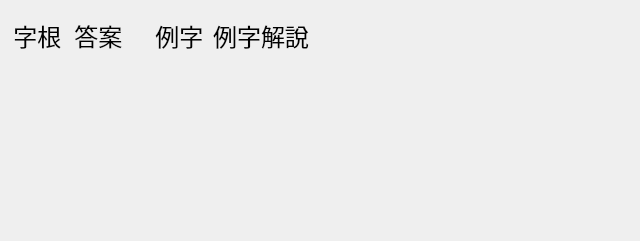
<?xml version="1.0" encoding="UTF-8"?>
<ui version="4.0">
 <class>Etymon</class>
 <widget class="QWidget" name="Etymon">
  <property name="geometry">
   <rect>
    <x>0</x>
    <y>0</y>
    <width>640</width>
    <height>241</height>
   </rect>
  </property>
  <property name="windowTitle">
   <string>Form</string>
  </property>
  <widget class="QWidget" name="layoutWidget">
   <property name="geometry">
    <rect>
     <x>10</x>
     <y>10</y>
     <width>621</width>
     <height>221</height>
    </rect>
   </property>
   <layout class="QGridLayout" name="GL">
    <property name="verticalSpacing">
     <number>10</number>
    </property>
    <item row="0" column="0">
     <layout class="QHBoxLayout" name="HL_1">
      <item>
       <widget class="QLabel" name="Label_1">
        <property name="minimumSize">
         <size>
          <width>61</width>
          <height>0</height>
         </size>
        </property>
        <property name="font">
         <font>
          <family>Kai</family>
          <pointsize>18</pointsize>
         </font>
        </property>
        <property name="cursor">
         <cursorShape>ArrowCursor</cursorShape>
        </property>
        <property name="text">
         <string>字根 </string>
        </property>
        <property name="alignment">
         <set>Qt::AlignCenter</set>
        </property>
        <property name="textInteractionFlags">
         <set>Qt::NoTextInteraction</set>
        </property>
       </widget>
      </item>
      <item>
       <widget class="QLabel" name="Label_2">
        <property name="minimumSize">
         <size>
          <width>61</width>
          <height>0</height>
         </size>
        </property>
        <property name="font">
         <font>
          <family>Kai</family>
          <pointsize>18</pointsize>
         </font>
        </property>
        <property name="cursor">
         <cursorShape>ArrowCursor</cursorShape>
        </property>
        <property name="text">
         <string>答案 </string>
        </property>
        <property name="alignment">
         <set>Qt::AlignCenter</set>
        </property>
        <property name="textInteractionFlags">
         <set>Qt::NoTextInteraction</set>
        </property>
       </widget>
      </item>
      <item>
       <spacer name="horizontalSpacer">
        <property name="orientation">
         <enum>Qt::Horizontal</enum>
        </property>
        <property name="sizeType">
         <enum>QSizePolicy::Fixed</enum>
        </property>
        <property name="sizeHint" stdset="0">
         <size>
          <width>20</width>
          <height>20</height>
         </size>
        </property>
       </spacer>
      </item>
      <item>
       <widget class="QLabel" name="Label_3">
        <property name="minimumSize">
         <size>
          <width>61</width>
          <height>0</height>
         </size>
        </property>
        <property name="font">
         <font>
          <family>Kai</family>
          <pointsize>18</pointsize>
         </font>
        </property>
        <property name="cursor">
         <cursorShape>ArrowCursor</cursorShape>
        </property>
        <property name="text">
         <string>例字 </string>
        </property>
        <property name="alignment">
         <set>Qt::AlignCenter</set>
        </property>
        <property name="textInteractionFlags">
         <set>Qt::NoTextInteraction</set>
        </property>
       </widget>
      </item>
      <item>
       <widget class="QLabel" name="Label_4">
        <property name="minimumSize">
         <size>
          <width>61</width>
          <height>0</height>
         </size>
        </property>
        <property name="font">
         <font>
          <family>Kai</family>
          <pointsize>18</pointsize>
         </font>
        </property>
        <property name="cursor">
         <cursorShape>ArrowCursor</cursorShape>
        </property>
        <property name="text">
         <string>例字解說</string>
        </property>
        <property name="alignment">
         <set>Qt::AlignCenter</set>
        </property>
        <property name="textInteractionFlags">
         <set>Qt::NoTextInteraction</set>
        </property>
       </widget>
      </item>
      <item>
       <spacer name="horizontalSpacer_2">
        <property name="orientation">
         <enum>Qt::Horizontal</enum>
        </property>
        <property name="sizeHint" stdset="0">
         <size>
          <width>40</width>
          <height>20</height>
         </size>
        </property>
       </spacer>
      </item>
     </layout>
    </item>
    <item row="1" column="0">
     <layout class="QHBoxLayout" name="HL_2">
      <item>
       <widget class="QLabel" name="EtymonPicture">
        <property name="minimumSize">
         <size>
          <width>61</width>
          <height>0</height>
         </size>
        </property>
        <property name="font">
         <font>
          <family>Kai</family>
          <pointsize>18</pointsize>
         </font>
        </property>
        <property name="cursor">
         <cursorShape>ArrowCursor</cursorShape>
        </property>
        <property name="mouseTracking">
         <bool>true</bool>
        </property>
        <property name="frameShape">
         <enum>QFrame::NoFrame</enum>
        </property>
        <property name="text">
         <string/>
        </property>
        <property name="alignment">
         <set>Qt::AlignCenter</set>
        </property>
        <property name="textInteractionFlags">
         <set>Qt::NoTextInteraction</set>
        </property>
       </widget>
      </item>
      <item>
       <widget class="QLabel" name="AnswerLabel">
        <property name="minimumSize">
         <size>
          <width>61</width>
          <height>40</height>
         </size>
        </property>
        <property name="font">
         <font>
          <family>Kai</family>
          <pointsize>18</pointsize>
         </font>
        </property>
        <property name="cursor">
         <cursorShape>ArrowCursor</cursorShape>
        </property>
        <property name="mouseTracking">
         <bool>true</bool>
        </property>
        <property name="frameShape">
         <enum>QFrame::NoFrame</enum>
        </property>
        <property name="text">
         <string/>
        </property>
        <property name="alignment">
         <set>Qt::AlignCenter</set>
        </property>
        <property name="textInteractionFlags">
         <set>Qt::NoTextInteraction</set>
        </property>
       </widget>
      </item>
      <item>
       <spacer name="horizontalSpacer_3">
        <property name="orientation">
         <enum>Qt::Horizontal</enum>
        </property>
        <property name="sizeType">
         <enum>QSizePolicy::Fixed</enum>
        </property>
        <property name="sizeHint" stdset="0">
         <size>
          <width>20</width>
          <height>20</height>
         </size>
        </property>
       </spacer>
      </item>
      <item>
       <widget class="QLabel" name="WordLabel">
        <property name="minimumSize">
         <size>
          <width>61</width>
          <height>0</height>
         </size>
        </property>
        <property name="font">
         <font>
          <family>Hei</family>
          <pointsize>18</pointsize>
         </font>
        </property>
        <property name="cursor">
         <cursorShape>ArrowCursor</cursorShape>
        </property>
        <property name="mouseTracking">
         <bool>true</bool>
        </property>
        <property name="frameShape">
         <enum>QFrame::NoFrame</enum>
        </property>
        <property name="text">
         <string/>
        </property>
        <property name="alignment">
         <set>Qt::AlignCenter</set>
        </property>
        <property name="textInteractionFlags">
         <set>Qt::NoTextInteraction</set>
        </property>
       </widget>
      </item>
      <item>
       <layout class="QHBoxLayout" name="horizontalLayout">
        <item>
         <widget class="QLabel" name="WordEtymon_1">
          <property name="minimumSize">
           <size>
            <width>40</width>
            <height>0</height>
           </size>
          </property>
          <property name="maximumSize">
           <size>
            <width>40</width>
            <height>16777215</height>
           </size>
          </property>
          <property name="font">
           <font>
            <family>Kai</family>
            <pointsize>18</pointsize>
           </font>
          </property>
          <property name="cursor">
           <cursorShape>ArrowCursor</cursorShape>
          </property>
          <property name="mouseTracking">
           <bool>true</bool>
          </property>
          <property name="frameShape">
           <enum>QFrame::NoFrame</enum>
          </property>
          <property name="frameShadow">
           <enum>QFrame::Raised</enum>
          </property>
          <property name="text">
           <string/>
          </property>
          <property name="alignment">
           <set>Qt::AlignLeading|Qt::AlignLeft|Qt::AlignVCenter</set>
          </property>
          <property name="textInteractionFlags">
           <set>Qt::NoTextInteraction</set>
          </property>
         </widget>
        </item>
        <item>
         <widget class="QLabel" name="WordEtymon_2">
          <property name="minimumSize">
           <size>
            <width>40</width>
            <height>0</height>
           </size>
          </property>
          <property name="maximumSize">
           <size>
            <width>40</width>
            <height>16777215</height>
           </size>
          </property>
          <property name="font">
           <font>
            <family>Kai</family>
            <pointsize>18</pointsize>
           </font>
          </property>
          <property name="cursor">
           <cursorShape>ArrowCursor</cursorShape>
          </property>
          <property name="mouseTracking">
           <bool>true</bool>
          </property>
          <property name="frameShape">
           <enum>QFrame::NoFrame</enum>
          </property>
          <property name="frameShadow">
           <enum>QFrame::Raised</enum>
          </property>
          <property name="text">
           <string/>
          </property>
          <property name="alignment">
           <set>Qt::AlignLeading|Qt::AlignLeft|Qt::AlignVCenter</set>
          </property>
          <property name="textInteractionFlags">
           <set>Qt::NoTextInteraction</set>
          </property>
         </widget>
        </item>
        <item>
         <widget class="QLabel" name="WordEtymon_3">
          <property name="minimumSize">
           <size>
            <width>40</width>
            <height>0</height>
           </size>
          </property>
          <property name="maximumSize">
           <size>
            <width>40</width>
            <height>16777215</height>
           </size>
          </property>
          <property name="font">
           <font>
            <family>Kai</family>
            <pointsize>18</pointsize>
           </font>
          </property>
          <property name="cursor">
           <cursorShape>ArrowCursor</cursorShape>
          </property>
          <property name="mouseTracking">
           <bool>true</bool>
          </property>
          <property name="frameShape">
           <enum>QFrame::NoFrame</enum>
          </property>
          <property name="frameShadow">
           <enum>QFrame::Raised</enum>
          </property>
          <property name="text">
           <string/>
          </property>
          <property name="alignment">
           <set>Qt::AlignLeading|Qt::AlignLeft|Qt::AlignVCenter</set>
          </property>
          <property name="textInteractionFlags">
           <set>Qt::NoTextInteraction</set>
          </property>
         </widget>
        </item>
        <item>
         <widget class="QLabel" name="WordEtymon_4">
          <property name="minimumSize">
           <size>
            <width>40</width>
            <height>0</height>
           </size>
          </property>
          <property name="maximumSize">
           <size>
            <width>40</width>
            <height>16777215</height>
           </size>
          </property>
          <property name="font">
           <font>
            <family>Kai</family>
            <pointsize>18</pointsize>
           </font>
          </property>
          <property name="cursor">
           <cursorShape>ArrowCursor</cursorShape>
          </property>
          <property name="mouseTracking">
           <bool>true</bool>
          </property>
          <property name="frameShape">
           <enum>QFrame::NoFrame</enum>
          </property>
          <property name="frameShadow">
           <enum>QFrame::Raised</enum>
          </property>
          <property name="text">
           <string/>
          </property>
          <property name="alignment">
           <set>Qt::AlignLeading|Qt::AlignLeft|Qt::AlignVCenter</set>
          </property>
          <property name="textInteractionFlags">
           <set>Qt::NoTextInteraction</set>
          </property>
         </widget>
        </item>
        <item>
         <widget class="QLabel" name="WordEtymon_5">
          <property name="minimumSize">
           <size>
            <width>40</width>
            <height>0</height>
           </size>
          </property>
          <property name="maximumSize">
           <size>
            <width>40</width>
            <height>16777215</height>
           </size>
          </property>
          <property name="font">
           <font>
            <family>Kai</family>
            <pointsize>18</pointsize>
           </font>
          </property>
          <property name="cursor">
           <cursorShape>ArrowCursor</cursorShape>
          </property>
          <property name="mouseTracking">
           <bool>true</bool>
          </property>
          <property name="frameShape">
           <enum>QFrame::NoFrame</enum>
          </property>
          <property name="frameShadow">
           <enum>QFrame::Raised</enum>
          </property>
          <property name="text">
           <string/>
          </property>
          <property name="alignment">
           <set>Qt::AlignLeading|Qt::AlignLeft|Qt::AlignVCenter</set>
          </property>
          <property name="textInteractionFlags">
           <set>Qt::NoTextInteraction</set>
          </property>
         </widget>
        </item>
       </layout>
      </item>
      <item>
       <spacer name="horizontalSpacer_4">
        <property name="orientation">
         <enum>Qt::Horizontal</enum>
        </property>
        <property name="sizeHint" stdset="0">
         <size>
          <width>40</width>
          <height>20</height>
         </size>
        </property>
       </spacer>
      </item>
     </layout>
    </item>
    <item row="2" column="0">
     <layout class="QHBoxLayout" name="HL_3">
      <item>
       <widget class="QLabel" name="Comic">
        <property name="minimumSize">
         <size>
          <width>100</width>
          <height>100</height>
         </size>
        </property>
        <property name="text">
         <string/>
        </property>
       </widget>
      </item>
      <item>
       <spacer name="horizontalSpacer_5">
        <property name="orientation">
         <enum>Qt::Horizontal</enum>
        </property>
        <property name="sizeHint" stdset="0">
         <size>
          <width>40</width>
          <height>20</height>
         </size>
        </property>
       </spacer>
      </item>
      <item>
       <widget class="QLabel" name="ExplainLabel">
        <property name="minimumSize">
         <size>
          <width>400</width>
          <height>0</height>
         </size>
        </property>
        <property name="font">
         <font>
          <family>Hei</family>
          <pointsize>18</pointsize>
         </font>
        </property>
        <property name="cursor">
         <cursorShape>ArrowCursor</cursorShape>
        </property>
        <property name="mouseTracking">
         <bool>true</bool>
        </property>
        <property name="text">
         <string/>
        </property>
        <property name="alignment">
         <set>Qt::AlignLeading|Qt::AlignLeft|Qt::AlignVCenter</set>
        </property>
        <property name="textInteractionFlags">
         <set>Qt::NoTextInteraction</set>
        </property>
       </widget>
      </item>
     </layout>
    </item>
   </layout>
  </widget>
 </widget>
 <resources/>
 <connections/>
</ui>
